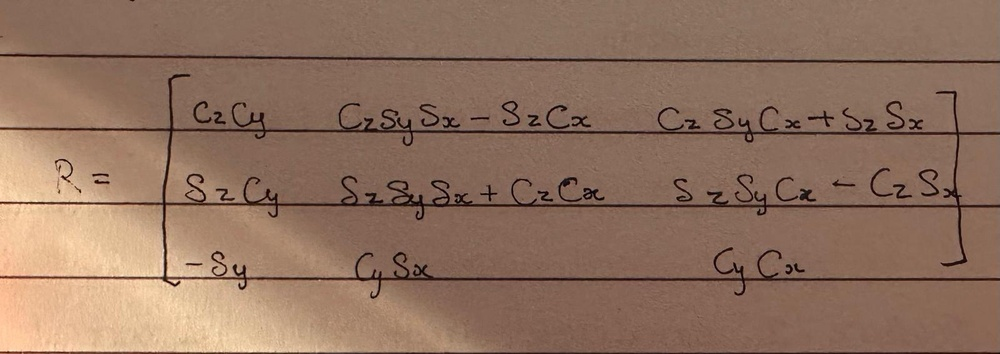
#> input picture tests/rotation_matrix.jpg, 1000 x 354 px, shrunk from 1600 x 566 before the run
$ python -i landmark_detection.py   (imports and definitions only)
#> lines starting #> are read from the running program, lines starting #| are printed output that depends on the picture
#> further down, picture is the input picture: shape (354, 1000, 3); mean B, G, R 94.8, 113.3, 143.9
import cv2 as cv


def canny_edge(img, lower=100, upper=200):
    # Load image in grayscale


#> called with lower = 100, upper = 200
    gray_image = cv.cvtColor(img, cv.COLOR_BGR2GRAY)
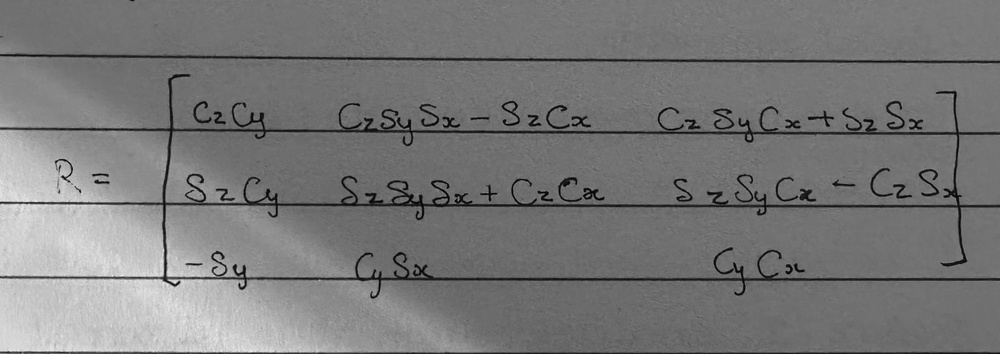
#> gray_image: shape (354, 1000); min 3, max 236, mean 120.4

    # Apply Gaussian blur to reduce noise
    blurred_image = cv.GaussianBlur(gray_image, (3, 3), 0)

    # Perform Canny edge detection
    edges = cv.Canny(blurred_image, lower, upper)
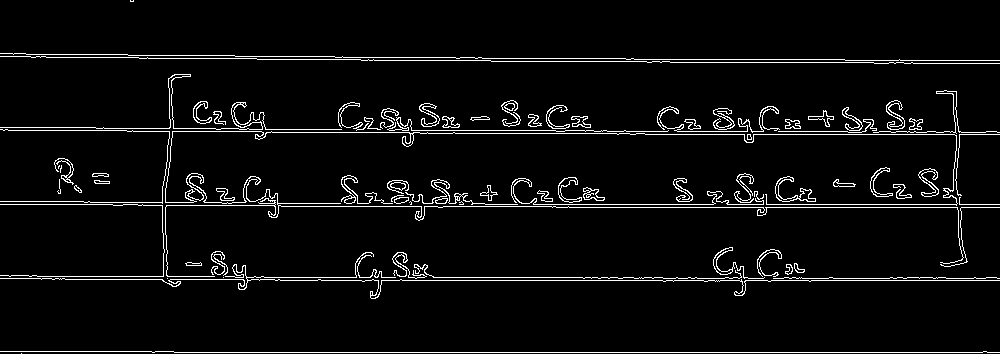
#> edges: shape (354, 1000); 4.6% white in thin lines or dots

    # # Display results
    # cv.imshow('Edges', edges)
    # cv.waitKey(0)
    # cv.destroyAllWindows()

    return edges

>>> import cv2
>>> picture = cv2.imread('../../tests/rotation_matrix.jpg')
>>> result = canny_edge(picture)
